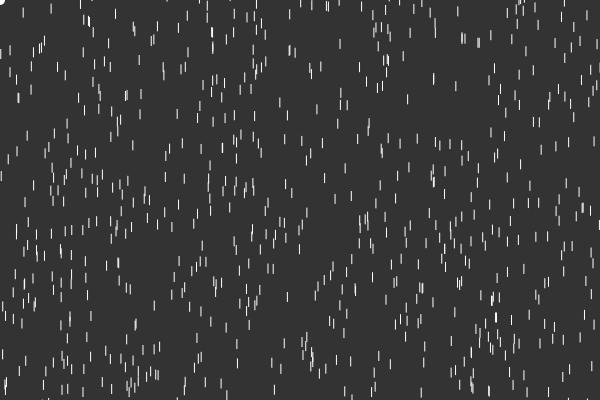
Frame 1 (no input)
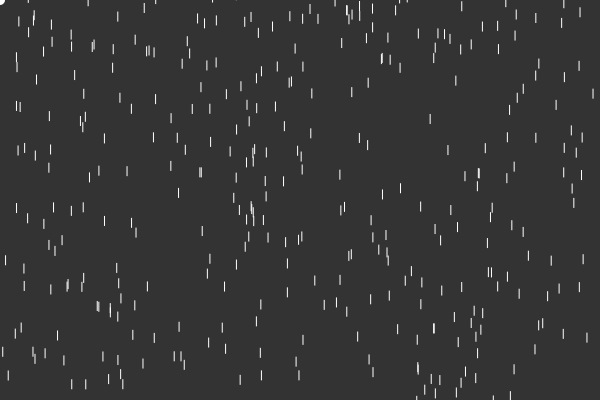
Frame 60 (the mouse pressed at the canvas centre just before this capture)
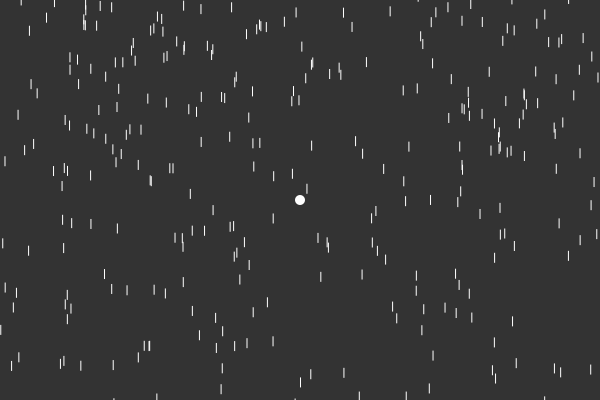
Frame 120 (the mouse held since frame 60 and released just before this capture)

The Processing sketch that drew these frames (run headless with seeded random() and noise(); from frame 60 on, the mouse is pressed at the canvas centre):

// Processing sketch: DJ_Physics_Test
// ── DJ_Physics_Test.pde

ArrayList<Ball> balls = new ArrayList<Ball>();

void setup() {
  size(600,400);
  for (int i = 0; i < 1000; i++) {
    balls.add(new Ball());
  }
}

void draw() {
  background(51);
  noStroke();
  ellipse(mouseX,mouseY,10,10);
  
  for (Ball a : balls) {
    rect(a.pos.x, a.pos.y, 1, 10);
    a.update();
  }
}

void mousePressed() {
  Ball b = new Ball();
  b.init(mouseX,mouseY);
  balls.add(b);
}
// ── Ball.pde
class Ball {
  PVector pos = new PVector(random(0,width), random(-100,height+100));
  PVector vel = new PVector(0,0);
  PVector acc = new PVector(0,1);
  
  void init(int a, int b) {
    pos.x = a;
    pos.y = b;
  }
  
  void update() {
    vel.add(acc);
    pos.add(vel);
    
    if (pos.y >= height) {
      pos.y = random(-1000,-10);
      vel.y = 0;
    }
  }
}
